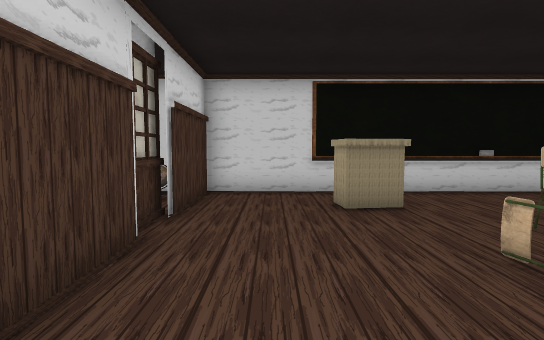
View 1 (above)

12 first-person views from a walk through a 3-D level made in the Unity game engine. The camera is 1.2 m above the floor, tilts 4° down and sees 80° across. The floor is counted in squares, 1 m on a side. Each view is taken from the middle of a square. On the plan, view 1 faces up. The plan holds only what a view shows up to about 14 squares ahead; the rest is blank. The place goes on beyond the plan. The player character is not drawn. Some surface patterns are stand-ins.

View 2
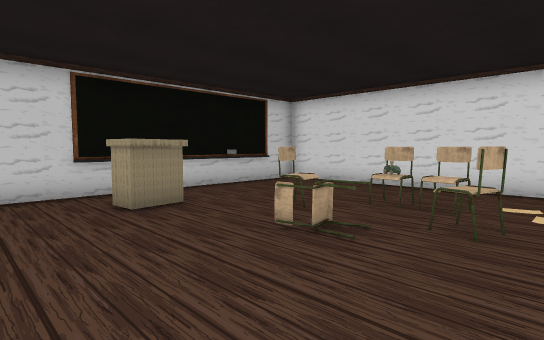

View 3
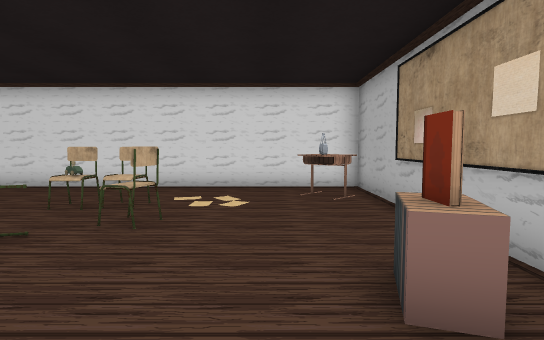

View 4
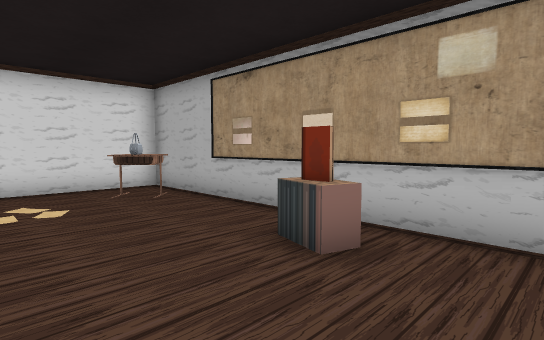

View 5
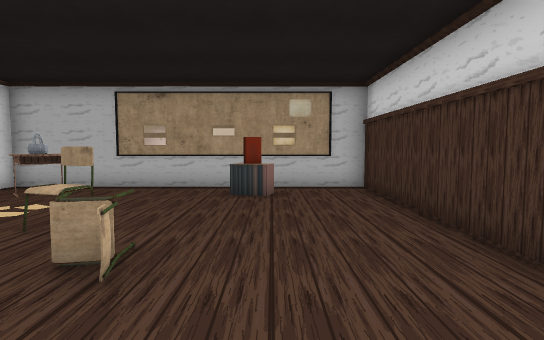

View 6
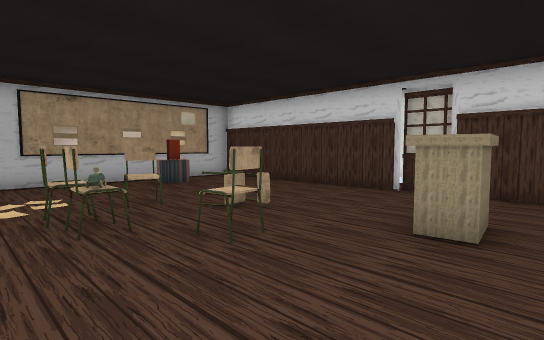

View 7
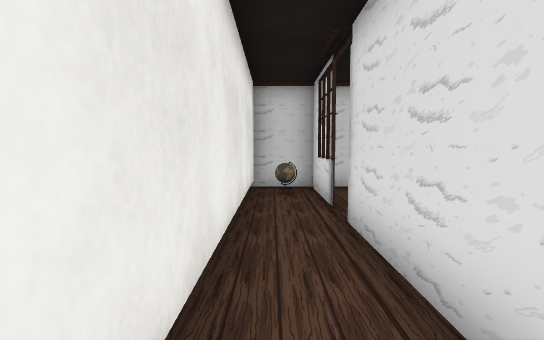

View 8
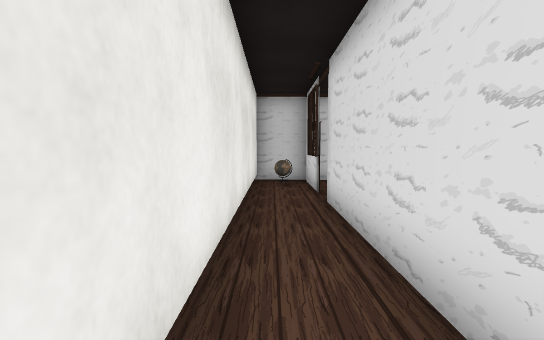

View 9
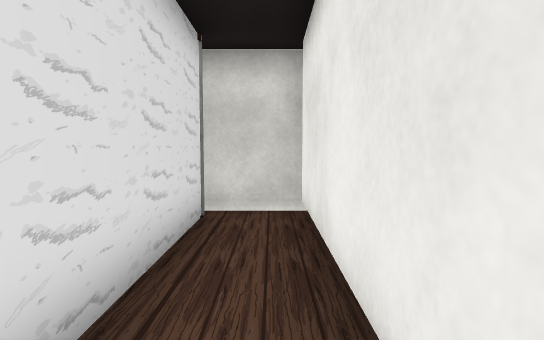

View 10
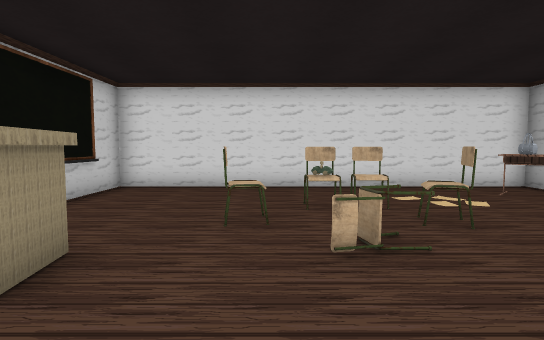

View 11
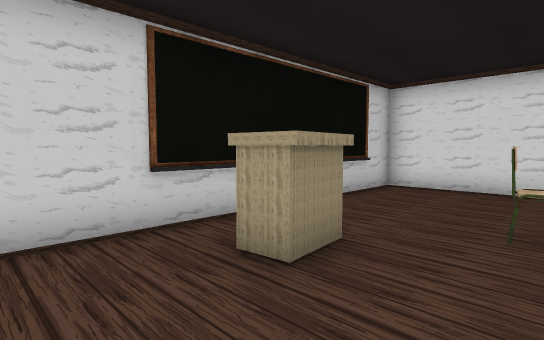

View 12
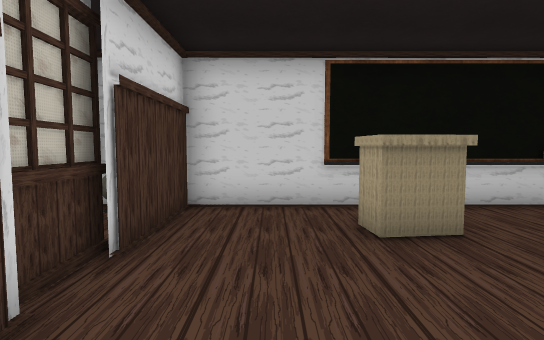

### Floor plan
Key: @ floor where view 1 was taken; # wall or solid block; . floor; C chair; B books; A bag; T table; O other object.
Columns run from 4 left of view 1 to 9 right of it. Each row starts with its distance up from view 1.
  9 ##############
  8 #.#.......O..#
  7 #.#...O......#
  6 #.#...O......#
  5 #.......C....#
  4 #.#.....C....#
  3 #.#......CC..#
  2 #.#.......C..#
  1 #.#.....C....#
  0 #.#.@........#
 -1 #.#..........#
 -2 #.#..BB....A.#
 -3 #.#........T.#
 -4 ##############

Where each view was taken, in squares from view 1:
view 1: 0 up, 0 right, facing up
view 2: 0 up, 1 left, facing up-right
view 3: 1 down, 1 left, facing right
view 4: 1 up, 1 left, facing down-right
view 5: 6 up, 1 right, facing down
view 6: 8 up, 7 right, facing down-left
view 7: 1 down, 3 left, facing up
view 8: 3 down, 3 left, facing up
view 9: 2 up, 3 left, facing down
view 10: 4 up, 1 left, facing right
view 11: 4 up, 1 left, facing up-right
view 12: 2 up, 0 right, facing up
